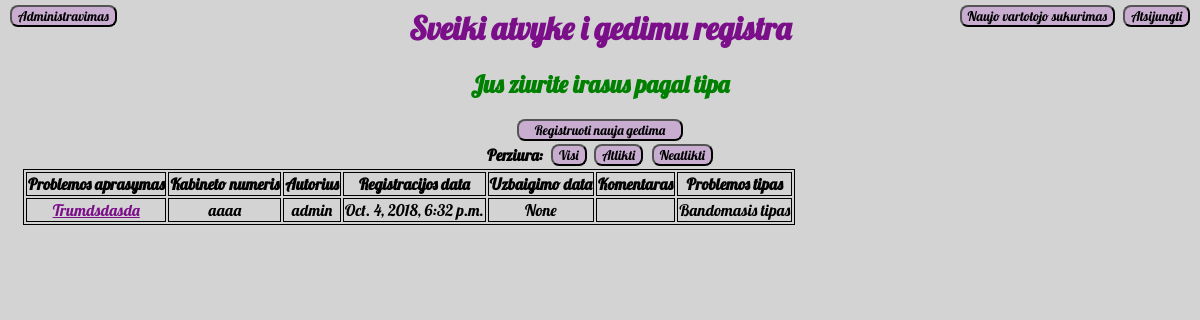
The page /helpdesk/tipai/5/ (signed in) on the database its author committed.
### helpdesk/models.py (models this page shows, shortened)
class Irasas(models.Model):
    prob_tipas = models.ForeignKey(Tipas, on_delete=models.CASCADE)
    problemos_aprasymas = models.CharField(max_length=200)
    kabineto_nr = models.CharField(max_length=30)
    autorius = models.CharField(max_length=50)
    reg_data = models.DateTimeField('Iraso data')
    pab_data = models.DateTimeField('Atlikimo data', blank=True, null=True)
    komentaras = models.CharField(max_length=200)

class Tipas(models.Model):
    prob_tipas=models.CharField(max_length=30)
    def __str__(self):
        return self.prob_tipas

### helpdesk/views.py (the view)
# urls.py: url(r'^tipai/(?P<tipas_id>[0-9]+)/$', views.perziura_tipai, name='perziura_tipai'),
def perziura_tipai(request, tipas_id):
    if request.user.is_authenticated and request.user.is_superuser:
        sarasas_pagal_tipus = Irasas.objects.filter(prob_tipas_id=tipas_id).select_related('prob_tipas')
        context = {'sarasas_pagal_tipus': sarasas_pagal_tipus}
        return render(request, 'helpdesk/tipai.html', context)
    else:
        return HttpResponseRedirect('../../')

### helpdesk/templates/helpdesk/tipai.html
{% extends 'helpdesk/index.html' %}
{% block content %}
<h2>Jus ziurite irasus pagal tipa</h2>
{% endblock %}
{% block content2 %}
<table>
    <tr>
        <th>Problemos aprasymas</th>
        <th>Kabineto numeris</th>
        <th>Autorius</th>
        <th>Registracijos data</th>
        <th>Uzbaigimo data</th>
        <th>Komentaras</th>
        <th>Problemos tipas</th>
    </tr>
    {%for item in sarasas_pagal_tipus%}
    <tr>
        <td><a href="../../irasai/{{item.id}}">{{item.problemos_aprasymas}}</td>
        <td>{{item.kabineto_nr}}</td>
        <td>{{item.autorius}}</td>
        <td>{{item.reg_data}}</td>
        <td>{{item.pab_data}}</td>
        <td>{{item.komentaras}}</td>
        <td>{{item.prob_tipas}}</td>
    </tr>
    {%endfor%}
</table>
{% endblock %}

### helpdesk/static/helpdesk/style.css (style rules this page uses)
body { background-color: lightgrey }
h2 { font-family: 'Lobster'; text-align: center; color: green; }
table, th, td { font-family: 'Lobster'; border: 1px solid black; text-align: center; margin-left: 15px; margin-right: 15px; }
a { color: #7b0f89; }

### rows shown on the page
Irasas: problemos_aprasymas "Trumdsdasda", kabineto_nr "aaaa", autorius "admin", reg_data "Oct. 4, 2018, 6:32 p.m.", pab_data "None", prob_tipas "Bandomasis tipas"
